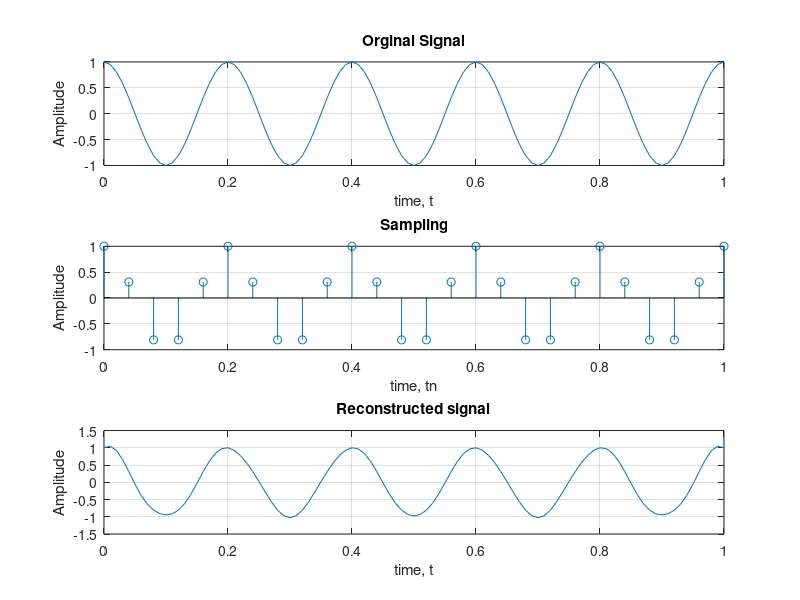

Write MATLAB code to recreate this figure.
clc;
close all;
clear all;

ratio = input('Enter Ratio of Sampling : ' )'

f1=5;

% Oginal Signal
fs=100;
Ts=1/fs;
t=0:Ts:1;
xt=cos(2*pi*f1*t)
subplot(3,1,1);
plot(t,xt)
grid on;
xlabel('time, t');
ylabel('Amplitude');
title('Orginal Signal');

% Samplin Signal
fs=ratio*f1;
Tn=1/fs;
tn=0:Tn:1;
xn=cos(2*pi*f1*tn)
hold on
subplot(3,1,2);
stem(tn, xn)
grid on;
xlabel('time, tn');
ylabel('Amplitude');
title('Sampling');

% Reconstruction of Signal
m = 0:length(xn)-1;
y = zeros(1, length(t));
for i = 1:length(t)
    h = sinc((t(i)-m*Tn)/Tn);
    y(i) = sum(xn .* h);
end
subplot(3,1,3);
plot(t,y);
grid on;
xlabel('time, t');
ylabel('Amplitude');
title('Reconstructed signal');

